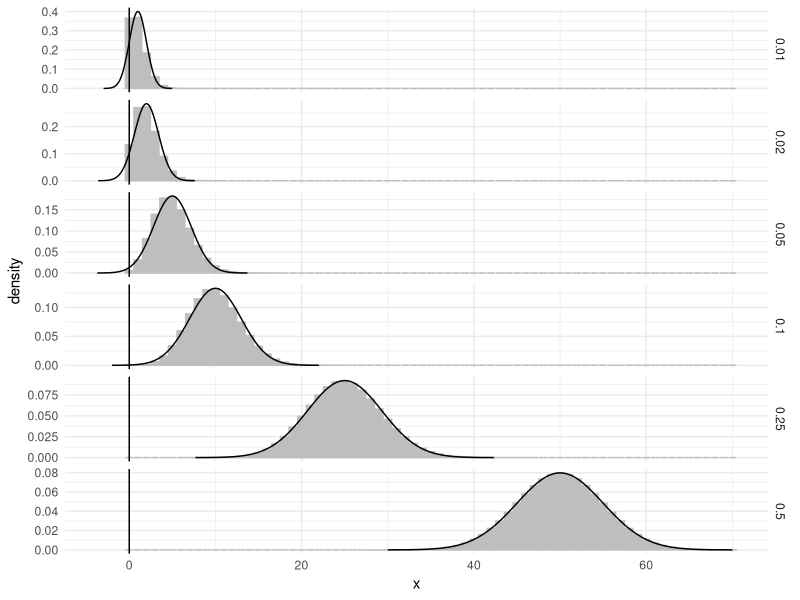

R code for this plot: (Note: a time limit stopped this script after it produced the figure.)
## ---- chunk 1
library("dplyr")
library("ggplot2")
library("tidyr")
## ---- chunk 2

gen_binomial <- function(size, prob, x) {
  data_frame(x = x,
             binomial = dbinom(x, size = size, prob = prob),
             size = size,
             prob = prob)
}

gen_normal_approx <- function(size, prob) {
  mu <- size * prob
  sigma <- sqrt(size * prob * (1 - prob))
  x <- seq(mu - 4 * sigma, mu + 4 * sigma, length.out = 200)
  data_frame(x = x,
             normal = dnorm(x, mean = mu, sd = sigma),
             normal_correct = dnorm(x + 0.5, mean = mu, sd = sigma),
             size = size,
             prob = prob)
}

params <- data_frame(prob = c(0.01, 0.02, 0.05, 0.10, 0.25, 0.5),
                     size = 100)

normal_approx <- params %>%
  rowwise() %>%
  do(gen_normal_approx(.$size, .$prob))

binomial_values <- params %>%
  rowwise() %>%
  do(gen_binomial(.$size, .$prob, 0:70))


ggplot() +
    geom_bar(data = binomial_values,
             mapping = aes(x = x, y = binomial), stat = "identity",
             fill = "gray", color = "gray") +
    geom_line(data = normal_approx,
              mapping = aes(x = x, y = normal), color = "black") +
    geom_vline(xintercept = 0) +
    facet_grid(prob ~ ., scales = "free") +
    scale_y_continuous("density") +
    scale_x_continuous("x") + 
    theme_minimal()

## ---- chunk 3
sample_ci <- function(n, prob, conf.level = 0.95) {
  # Draw number of successes from a "binomial" distribution
  x <- rbinom(1, size = n, prob = prob)
  # Confidence level with prop
  prop_test <- prop.test(x, n, conf.level = conf.level, correct = FALSE)
  # With continuity correction
  prop_test_correct <- prop.test(x, n, conf.level = conf.level)
  # Binomial test
  binom_test <- binom.test(x, n, conf.level = conf.level)
  #
  ret <- data_frame(prop_test = between(prob, prop_test$conf.int[1],
                                        prop_test$conf.int[2]),
                    prop_test_correct =
                      between(prob, prop_test_correct$conf.int[1],
                              prop_test_correct$conf.int[2]),
                    binom_test = between(prob,
                                         binom_test$conf.int[1],
                                         binom_test$conf.int[2]))
  return(ret)
}
## ---- chunk 4
ci_coverage <- function(n, prob, conf.level = 0.95, iter = 2048) {
  results <- list()
  for (i in seq_len(iter)) {
    results[[i]] <- sample_ci(n, prob, conf.level = conf.level)
  }
  bind_rows(results) %>%
    summarize(prop_test = mean(prop_test),
              prop_test_correct = mean(prop_test_correct),
              binom_test = mean(binom_test))
}
## ---- chunk 5
coverage <- 
  expand.grid(prob = c(0.01, 0.1, 0.25, 0.5),
              size = c(2, 4, 8, 16, 32, 64, 128, 256, 512),
              conf.level = c(0.9, 0.95, 0.99)) %>%
  group_by(prob, size, conf.level) %>%
  do(ci_coverage(.$size, .$prob, .$conf.level)) %>%
  gather(ci_type, coverage, matches("_test"))
## ---- chunk 6
ggplot(mutate(coverage, CI = as.character(100 * conf.level)),
       aes(x = log2(size), y = coverage, color = ci_type)) +
  geom_line() + 
  geom_point() +
  geom_hline(data = data_frame(conf.level = unique(coverage$conf.level),
                               CI = as.character(100 * conf.level)),
             mapping = aes(yintercept = conf.level)) +
  facet_grid(CI ~ prob, scales = "free_y")
